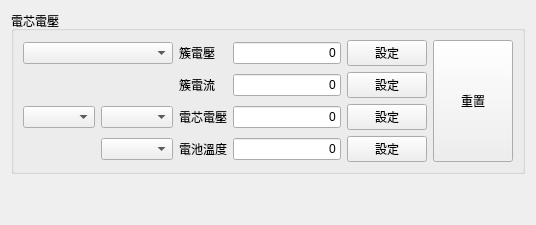
     <widget class="QWidget" name="tab_5">
      <attribute name="title">
       <string>模擬器</string>
      </attribute>
      <layout class="QVBoxLayout" name="verticalLayout_3">
       <item>
        <widget class="QGroupBox" name="groupBox_19">
         <property name="title">
          <string>電芯電壓</string>
         </property>
         <layout class="QGridLayout" name="gridLayout_11">
          <item row="2" column="1">
           <widget class="QComboBox" name="cbSimCID"/>
          </item>
          <item row="2" column="4">
           <widget class="QPushButton" name="pbSimCV">
            <property name="text">
             <string>設定</string>
            </property>
           </widget>
          </item>
          <item row="0" column="3">
           <widget class="FocusEditor" name="leSimSV">
            <property name="sizePolicy">
             <sizepolicy hsizetype="Fixed" vsizetype="Fixed">
              <horstretch>0</horstretch>
              <verstretch>0</verstretch>
             </sizepolicy>
            </property>
            <property name="text">
             <string>0</string>
            </property>
            <property name="alignment">
             <set>Qt::AlignRight|Qt::AlignTrailing|Qt::AlignVCenter</set>
            </property>
           </widget>
          </item>
          <item row="1" column="4">
           <widget class="QPushButton" name="pbSimSA">
            <property name="text">
             <string>設定</string>
            </property>
           </widget>
          </item>
          <item row="2" column="3">
           <widget class="FocusEditor" name="leSimCV">
            <property name="sizePolicy">
             <sizepolicy hsizetype="Fixed" vsizetype="Fixed">
              <horstretch>0</horstretch>
              <verstretch>0</verstretch>
             </sizepolicy>
            </property>
            <property name="text">
             <string>0</string>
            </property>
            <property name="alignment">
             <set>Qt::AlignRight|Qt::AlignTrailing|Qt::AlignVCenter</set>
            </property>
           </widget>
          </item>
          <item row="3" column="1">
           <widget class="QComboBox" name="cbSimNID"/>
          </item>
          <item row="3" column="4">
           <widget class="QPushButton" name="pbSimPT">
            <property name="text">
             <string>設定</string>
            </property>
           </widget>
          </item>
          <item row="1" column="3">
           <widget class="FocusEditor" name="leSimSA">
            <property name="sizePolicy">
             <sizepolicy hsizetype="Fixed" vsizetype="Fixed">
              <horstretch>0</horstretch>
              <verstretch>0</verstretch>
             </sizepolicy>
            </property>
            <property name="text">
             <string>0</string>
            </property>
            <property name="alignment">
             <set>Qt::AlignRight|Qt::AlignTrailing|Qt::AlignVCenter</set>
            </property>
           </widget>
          </item>
          <item row="0" column="4">
           <widget class="QPushButton" name="pbSimSV">
            <property name="text">
             <string>設定</string>
            </property>
           </widget>
          </item>
          <item row="3" column="3">
           <widget class="FocusEditor" name="leSimPT">
            <property name="sizePolicy">
             <sizepolicy hsizetype="Fixed" vsizetype="Fixed">
              <horstretch>0</horstretch>
              <verstretch>0</verstretch>
             </sizepolicy>
            </property>
            <property name="text">
             <string>0</string>
            </property>
            <property name="alignment">
             <set>Qt::AlignRight|Qt::AlignTrailing|Qt::AlignVCenter</set>
            </property>
           </widget>
          </item>
          <item row="0" column="2">
           <widget class="QLabel" name="label_14">
            <property name="text">
             <string>簇電壓</string>
            </property>
           </widget>
          </item>
          <item row="1" column="2">
           <widget class="QLabel" name="label_17">
            <property name="text">
             <string>簇電流</string>
            </property>
           </widget>
          </item>
          <item row="2" column="2">
           <widget class="QLabel" name="label_18">
            <property name="text">
             <string>電芯電壓</string>
            </property>
           </widget>
          </item>
          <item row="3" column="2">
           <widget class="QLabel" name="label_19">
            <property name="text">
             <string>電池溫度</string>
            </property>
           </widget>
          </item>
          <item row="0" column="5" rowspan="4">
           <widget class="QPushButton" name="pbSimReset">
            <property name="sizePolicy">
             <sizepolicy hsizetype="Minimum" vsizetype="Expanding">
              <horstretch>0</horstretch>
              <verstretch>0</verstretch>
             </sizepolicy>
            </property>
            <property name="text">
             <string>重置</string>
            </property>
           </widget>
          </item>
          <item row="2" column="0">
           <widget class="QComboBox" name="cbSimBat"/>
          </item>
          <item row="0" column="0" colspan="2">
           <widget class="QComboBox" name="cbSimGroup"/>
          </item>
         </layout>
        </widget>
       </item>
       <item>
        <spacer name="verticalSpacer_6">
         <property name="orientation">
          <enum>Qt::Vertical</enum>
         </property>
         <property name="sizeHint" stdset="0">
          <size>
           <width>20</width>
           <height>40</height>
          </size>
         </property>
        </spacer>
       </item>
      </layout>
     </widget>
